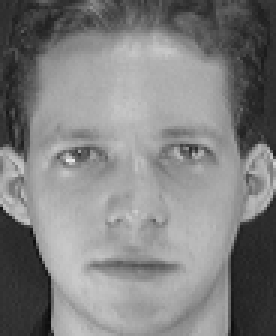
%> input picture data/att_faces/s1/1.pgm, 92 x 112 px (shown 3 times larger); its folder holds 3 pictures in this run
$ octave --eval "result = pca_faces;"   (GNU Octave 9; MATLAB toolbox functions it lacks are replaced by stand-ins)
%> lines starting %> are read from the running program, lines starting %| are printed output that depends on the picture
### project_codes/read_images.m
function [images] = read_images
% output: images: 10304x400 matrix, each column is a face image

data_dir = "../data/att_faces";

file_list = dir(fullfile(data_dir, '**', '*.pgm'));

images = zeros(400, 92*112);

for i = 1:numel(file_list)
  image = imread(fullfile(file_list(i).folder, file_list(i).name));
%> image is the input picture: size 112x92 uint8; min 11, max 234, mean 128.3
  images(i, :)  = reshape(image', 92*112, []);
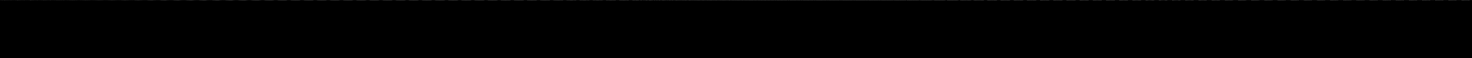
%> images: size 400x10304 double (shown at 1/7 size); min 0, max 234, mean 0.3
end
%> pass 2 of the loop in read_images, `for i = 1:numel(file_list)`:
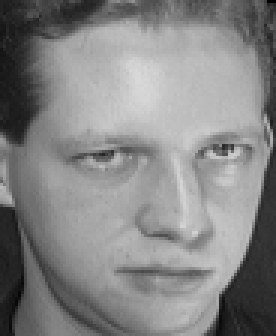
%> input picture data/att_faces/s1/10.pgm, 92 x 112 px (shown 3 times larger)
%> in read_images, image is the input picture: size 112x92 uint8; min 1, max 217, mean 132.8
%> in read_images, `images(i, :)  = reshape(image', 92*112, []);`:
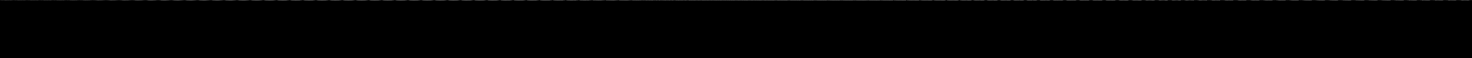
%> images: size 400x10304 double (shown at 1/7 size); min 0, max 234, mean 0.7
%> pass 3 of the loop in read_images, `for i = 1:numel(file_list)`:
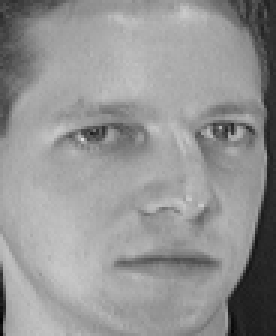
%> input picture data/att_faces/s1/2.pgm, 92 x 112 px (shown 3 times larger)
%> in read_images, image is the input picture: size 112x92 uint8; min 2, max 223, mean 148
%> in read_images, `images(i, :)  = reshape(image', 92*112, []);`:
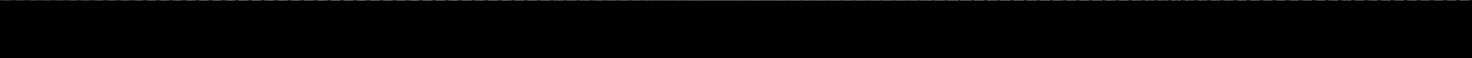
%> images: size 400x10304 double (shown at 1/7 size); min 0, max 234, mean 1
%> the loop made 4 passes; the first 3 are shown

images = images';
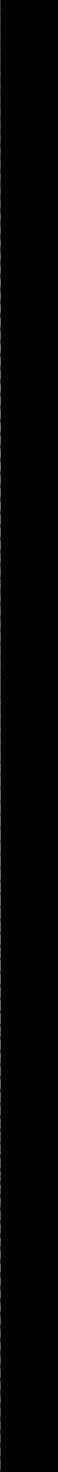
%> images: size 10304x400 double (shown at 1/7 size); min 0, max 234, mean 1.3

### project_codes/im_show.m
function im_show(images, varargin)
% Display 28x28 images in subplot

% Eg call: im_show(images, 'labels', labels, 'num_images', 10, 'ncols', 5);
% The input images must be in the shape (784, n); n = no. of images

% Input parser arguments
parser = inputParser;
addOptional(parser,'num_images', size(images, ndims(images)));
addOptional(parser,'title', "");
addOptional(parser,'ncols', 5);
addOptional(parser,'labels', 0);
addOptional(parser,'save', 0);
addOptional(parser,'folder', "PCA_results");
addOptional(parser,'figsize', [4000 1000]);
parse(parser, varargin{:});

ncols = parser.Results.ncols;
figsize = parser.Results.figsize;
num_images = parser.Results.num_images;
labels = parser.Results.labels;
save = parser.Results.save;
folder = parser.Results.folder;
main_title = parser.Results.title;
position = [10 10 figsize];

% reshape images
images_reshaped = reshape(images, 92, 112, size(images, ndims(images)));
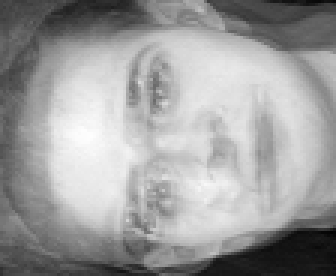
%> images_reshaped: size 92x112 double (shown 3 times larger); min 0.21, max 1.98, mean 1.31; drawn with min black and max white

figure;
% set(gcf,'Colormap', gray);

% Case: single image to display
if num_images == 1
%     image(images_reshaped(:, :, 1)');
    imshow(images_reshaped(:, :, 1)', ...
           [min(images(:,1)), max(images(:,1))],...
           'InitialMagnification','fit');
    title(main_title, 'fontsize', 26);

% Case: multiple images to display
elseif num_images > 1
%> the run ends on the next line
    nrows = ceil(num_images / ncols);  % Number of rows
    set(gcf, 'Position', position);
    for i=1:num_images
        subplot(nrows,ncols,i)
%         image(images_reshaped(:, :, i))';
        imshow(images_reshaped(:, :, i)', [min(images(:,i)), max(images(:,i))]);
%         axis('square')
        if any(labels)
            title(labels(i), 'fontsize', 20);
        end
    end
    sgtitle(main_title, 'fontsize', 26)
end

% Save image file
if save
    figpath = "../results/"+folder+"/"+main_title+".png";
    saveas(gcf, figpath);
end

### project_codes/pca_faces.m
function [PCs, variances, images_pc, percents, m, errors] = pca_faces(varargin)
% Eg call: >> pca_faces();
% Eg call: >> pca_faces(50);
% Eg call: >> pca_faces(50, 'option', "svd");
% args: num_samples = number of sample images to use: (1 - 400)

images = read_images();

% Parse optional arguments
parser = inputParser;
valid_option = @(x) x=="eigen" || x=="svd";
addOptional(parser, 'num_samples', size(images, ndims(images)));
addOptional(parser, 'option', "eigen", valid_option);
parse(parser, varargin{:});
option = parser.Results.option;
num_samples = parser.Results.num_samples;

images = images(:, 1:num_samples);

% Mean of the dataset
m = mean(images, 2);
im_show(m, 'title', "Mean (n="+num_samples+")", 'save', 1);

if option=="eigen"
    [PCs, variances, images_pc, percents] = pca(images, 'option', "eigen");
elseif option=="svd"
    [PCs, variances, images_pc, percents] = pca(images, 'option', "svd");
end

im_show(PCs, 5, 'title', "First 5 PCs (n="+num_samples+")", 'save', 1);
% im_show(PCs, 'num_images', 5, 'title', "First 5 PCs");

% Reconstruction using k Principle Components on a subset of images
% Generating subset
n_subset = 10;
n_faces = 1;
subset_idx = get_subset(n_subset, n_faces);
images_sub = images(:, subset_idx);
images_sub_pc = images_pc(:, subset_idx);
im_show(images_sub, 'title', "Original faces (n="+num_samples+")", 'save', 1, ...
        'folder', "Reconstruction_results");

% Reconstruction varying number of eigen faces
k = [50:50:250, 275:25:400];
errors = zeros(1, length(k));
for i=1:length(k)
    errors(i) = reconstruct(PCs, images_sub_pc, images_sub, m, k(i), num_samples);
end

figure;
plot(k, errors, 'LineWidth', 3);
figname = "../results/mse";
xlabel('Principle Components (Eigen faces)', 'fontsize', 16)
ylabel('Mean Squared error (MSE)', 'fontsize', 16)
title("Reconstruction error", 'fontsize', 20)
saveas(gcf, figname, "png");
end
